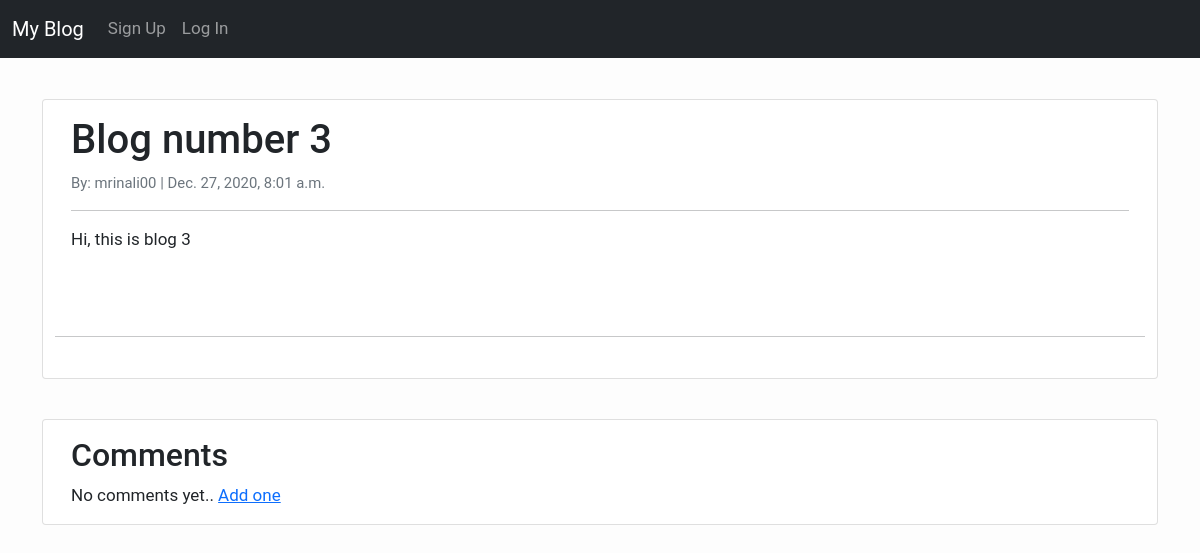
Page /article/3 on the committed database.
### theblog/models.py (models this page shows, shortened)
class Post(models.Model):
    title = models.CharField(max_length=200)
    author = models.ForeignKey(User, on_delete=models.CASCADE)
    created_on = models.DateTimeField(auto_now_add=True)
    body = models.TextField()
    likes = models.ManyToManyField(User, related_name='post_like')
    category = models.CharField(max_length=200, default='select category')
    class Meta:
        ordering = ['-created_on']

### theblog/views.py (the view)
# urls.py: path('article/<int:pk>', ArticalDetailView.as_view(), name='artical_detail'),
class ArticalDetailView(DetailView):
    model = Post
    template_name = 'artical_details.html'
    is_liked= False
    def get_context_data(self, **kwargs):
        context = super().get_context_data(**kwargs)
        post = context['post']
        if post.likes.filter(id=self.request.user.id).exists():
            context['is_liked'] = True
        return context

### theblog/templates/artical_details.html (shortened to what this page needs)
{% extends 'base.html'%}
{% block content%}
<div class="container">
  <div class="row">
    <div class="col-md-12 card mb-4  mt-3 left  top">
      <div class="card-body">
        <h1>{{post.title}} </h1>
         <small> <p class=" text-muted">By: {{post.author}} | {{post.created_on}}
          </p></small>
             <hr/>
          <p class="card-text ">{{post.body}}</p>
      </div>
      <br/>
<br/>
<hr/>
        <br/>
        </div>
      <div class="col-md-12 card mb-4  mt-3 ">
      <div class="card-body">
<h2>Comments</h2>
{% if not post.comments.all %}
    No comments yet.. <a href="{% url 'add_comment' post.pk %}">Add one</a>
{% endif %}
      </div>
      </div>
  </div>
</div>
{% endblock %}

### theblog/templates/base.html (style rules this page uses)
body { font-family: "Roboto", sans-serif; font-size: 17px; background-color: #fdfdfd; }

### rows in the picture
Post: title "Blog number 3", author "mrinali00", created_on "Dec. 27, 2020, 8:01 a.m.", body "Hi, this is blog 3"
